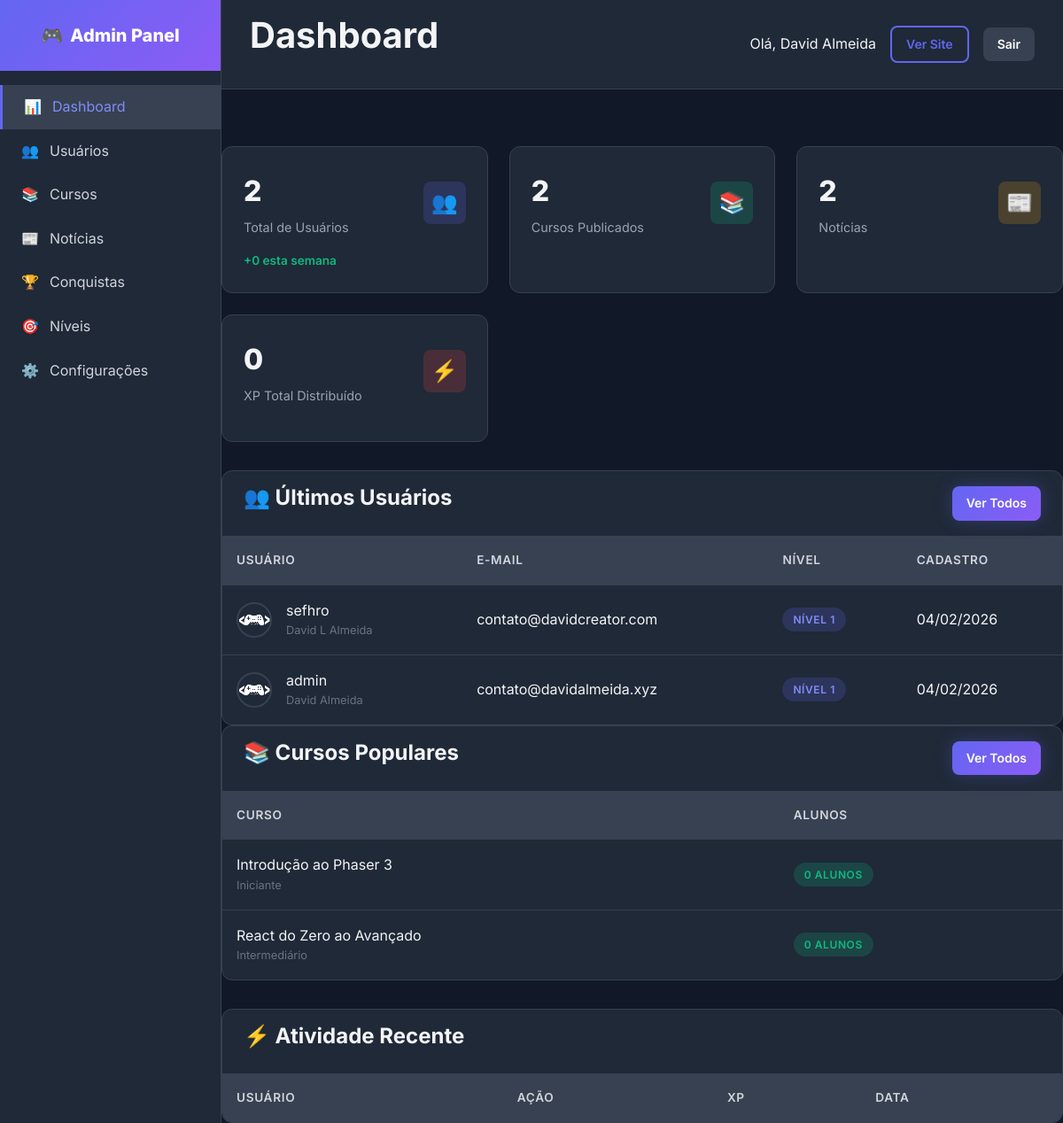
Page /admin/ (signed in) on the committed database.
### tables this page shows
CREATE TABLE IF NOT EXISTS `users` (
  `id` int NOT NULL AUTO_INCREMENT,
  `username` varchar(50) NOT NULL,
  `email` varchar(100) NOT NULL,
  `password` varchar(255) NOT NULL,
  `full_name` varchar(100) NOT NULL,
  `avatar` varchar(255) DEFAULT 'default.png',
  `role` enum('student','instructor','admin') DEFAULT 'student',
  `xp_total` int DEFAULT '0',
  `level` int DEFAULT '1',
  `streak_days` int DEFAULT '0',
  `last_activity` date DEFAULT NULL,
  `coins` int DEFAULT '0',
  `bio` text,
  `github_url` varchar(255) DEFAULT NULL,
  `linkedin_url` varchar(255) DEFAULT NULL,
  `is_active` tinyint(1) DEFAULT '1',
  `email_verified` tinyint(1) DEFAULT '0',
  `created_at` timestamp NULL DEFAULT CURRENT_TIMESTAMP,
  `updated_at` timestamp NULL DEFAULT CURRENT_TIMESTAMP ON UPDATE CURRENT_TIMESTAMP,
  PRIMARY KEY (`id`),
  UNIQUE KEY `username` (`username`),
  UNIQUE KEY `email` (`email`),
  KEY `idx_username` (`username`),
  KEY `idx_email` (`email`),
  KEY `idx_xp` (`xp_total`)
);

CREATE TABLE IF NOT EXISTS `courses` (
  `id` int NOT NULL AUTO_INCREMENT,
  `category_id` int DEFAULT NULL,
  `title` varchar(200) NOT NULL,
  `slug` varchar(200) NOT NULL,
  `description` text,
  `thumbnail` varchar(255) DEFAULT NULL,
  `difficulty` enum('beginner','intermediate','advanced') DEFAULT 'beginner',
  `estimated_hours` int DEFAULT '0',
  `xp_reward` int DEFAULT '100',
  `coin_reward` int DEFAULT '10',
  `is_free` tinyint(1) DEFAULT '0',
  `price` decimal(10,2) DEFAULT '0.00',
  `is_published` tinyint(1) DEFAULT '0',
  `instructor_id` int DEFAULT NULL,
  `total_students` int DEFAULT '0',
  `average_rating` decimal(3,2) DEFAULT '0.00',
  `created_at` timestamp NULL DEFAULT CURRENT_TIMESTAMP,
  `updated_at` timestamp NULL DEFAULT CURRENT_TIMESTAMP ON UPDATE CURRENT_TIMESTAMP,
  PRIMARY KEY (`id`),
  UNIQUE KEY `slug` (`slug`),
  KEY `category_id` (`category_id`),
  KEY `instructor_id` (`instructor_id`),
  KEY `idx_slug` (`slug`),
  KEY `idx_published` (`is_published`)
);

### includes/functions.php (called while the page is built, shortened)
<?php
if (!function_exists('url')) {
    function url(string $path = ''): string {
        $baseUrl = defined('BASE_URL') ? BASE_URL : 'http://localhost/gamedev-academy/';
        return rtrim($baseUrl, '/') . '/' . ltrim($path, '/');
    }
}
if (!function_exists('asset')) {
    function asset(string $path): string {
        $path = ltrim($path, '/');
        $protocol = (!empty($_SERVER['HTTPS']) && $_SERVER['HTTPS'] === 'on') ? 'https://' : 'http://';
        $host = $_SERVER['HTTP_HOST'] ?? 'localhost';
        $scriptName = $_SERVER['SCRIPT_NAME'];
        $pathParts = explode('/', trim($scriptName, '/'));
        $projectFolder = $pathParts[0] ?? '';
        if (!empty($projectFolder) && $projectFolder !== 'index.php') {
            return $protocol . $host . '/' . $projectFolder . '/assets/' . $path;
        }
        return $protocol . $host . '/assets/' . $path;
    }
}
if (!function_exists('escape')) {
    function escape(?string $string): string {
        return htmlspecialchars($string, ENT_QUOTES | ENT_HTML5, 'UTF-8');
    }
}
if (!function_exists('formatDate')) {
    function formatDate(?string $date, string $format = 'd/m/Y'): string {
        $timestamp = is_numeric($date) ? $date : strtotime($date);
        return date($format, $timestamp);
    }
}
if (!function_exists('getUserAvatar')) {
    function getUserAvatar(?string $avatar = null, string $username = '', int $size = 200): string {
        return asset('images/avatars/default.png');
    }
}
if (!function_exists('getAvatar')) {
    function getAvatar(?string $avatar = null, string $username = ''): string {
        return getUserAvatar($avatar, $username);
    }
}
if (!function_exists('getDifficultyText')) {
    function getDifficultyText(?string $difficulty): string {
        $texts = [
            'beginner' => 'Iniciante',
            'intermediate' => 'Intermediário',
            'advanced' => 'Avançado',
            'expert' => 'Expert'
        ];
        return $texts[$difficulty] ?? 'Iniciante';
    }
}
?>

### classes/Database.php (called while the page is built, shortened)
<?php
class Database {
    private static $instance = null;
    private $pdo;
    private function __construct() {
        try {
            $dsn = "mysql:host=" . DB_HOST . ";dbname=" . DB_NAME . ";charset=" . DB_CHARSET;
            $options = [
                PDO::ATTR_ERRMODE => PDO::ERRMODE_EXCEPTION,
                PDO::ATTR_DEFAULT_FETCH_MODE => PDO::FETCH_ASSOC,
                PDO::ATTR_EMULATE_PREPARES => false,
            ];
            $this->pdo = new PDO($dsn, DB_USER, DB_PASS, $options);
        } catch (PDOException $e) {
            die("Erro de conexão: " . $e->getMessage());
        }
    }
    public static function getInstance(): self {
        if (self::$instance === null) {
            self::$instance = new self();
        }
        return self::$instance;
    }
    public function query(string $sql, array $params = []): PDOStatement {
        $stmt = $this->pdo->prepare($sql);
        $stmt->execute($params);
        return $stmt;
    }
    public function fetch(string $sql, array $params = []): ?array {
        return $this->query($sql, $params)->fetch() ?: null;
    }
    public function fetchAll(string $sql, array $params = []): array {
        return $this->query($sql, $params)->fetchAll();
    }
}

### classes/Auth.php (called while the page is built, shortened)
<?php
require_once __DIR__ . '/Database.php';
require_once __DIR__ . '/User.php';
class Auth {
    private $user;
    public function __construct() {
        $this->user = new User();
    }
    public function isLoggedIn(): bool {
        if (isset($_SESSION['user_id'])) {
            return true;
        }
        return false;
    }
    public function getCurrentUser(): ?array {
        return $this->user->find($_SESSION['user_id']);
    }
    public function isAdmin(): bool {
        $user = $this->getCurrentUser();
        return $user && $user['role'] === 'admin';
    }
    public function requireAdmin(): void {
        if (!$this->isAdmin()) {
            header('Location: ' . SITE_URL . '/user/');
            exit;
        }
    }
}

### classes/User.php (called while the page is built, shortened)
<?php
class User {
    private $db;
    public function __construct() {
        $this->db = Database::getInstance();
    }
    public function find(int $id): ?array {
        return $this->db->fetch("SELECT * FROM users WHERE id = ?", [$id]);
    }
    public function getAll(int $limit = 50, int $offset = 0): array {
        return $this->db->fetchAll(
            "SELECT * FROM users ORDER BY created_at DESC LIMIT ? OFFSET ?",
            [$limit, $offset]
        );
    }
    public function count(): int {
        $result = $this->db->fetch("SELECT COUNT(*) as total FROM users");
        return (int) $result['total'];
    }
}

### classes/Course.php (called while the page is built, shortened)
<?php
class Course {
    private $db;
    public function __construct() {
        $this->db = Database::getInstance();
    }
    public function count(): int {
        $result = $this->db->fetch("SELECT COUNT(*) as total FROM courses");
        return (int) $result['total'];
    }
}

### classes/News.php (called while the page is built, shortened)
<?php
class News {
    private $db;
    private $table = 'news';
    private function initializeDatabase() {
        global $pdo, $conn, $db;
        if (isset($pdo) && $pdo instanceof PDO) {
            $this->db = $pdo;
        } elseif (isset($conn) && $conn instanceof PDO) {
            $this->db = $conn;
        } elseif (isset($db) && $db instanceof PDO) {
            $this->db = $db;
        } else {
            $this->createConnection();
        }
    }
    public function count($status = 'published') {
        try {
            $sql = "SELECT COUNT(*) FROM {$this->table}";
            if ($status !== 'all' && $this->columnExists($this->table, 'status')) {
                $sql .= " WHERE status = :status";
                $stmt = $this->db->prepare($sql);
                $stmt->execute(['status' => $status]);
            } else {
                $stmt = $this->db->prepare($sql);
                $stmt->execute();
            }
            return $stmt->fetchColumn();
        } catch (PDOException $e) {
            error_log("Erro ao contar notícias: " . $e->getMessage());
            return 0;
        }
    }
    private function columnExists($tableName, $columnName) {
        try {
            $result = $this->db->query("SHOW COLUMNS FROM {$tableName} LIKE '{$columnName}'");
            return $result->rowCount() > 0;
        } catch (PDOException $e) {
            return false;
        }
    }
}

### admin/index.php (the view, shortened to what this page needs)
<?php
$pageTitle = 'Dashboard';
include 'includes/header.php';
$db = Database::getInstance();
$userModel = new User();
$courseModel = new Course();
$newsModel = new News();
$totalUsers = $userModel->count();
$totalCourses = $courseModel->count();
$totalNews = $newsModel->count();
$newUsers = $db->fetch(
    "SELECT COUNT(*) as total FROM users WHERE created_at >= DATE_SUB(NOW(), INTERVAL 7 DAY)"
)['total'];
$latestUsers = $userModel->getAll(5);
$popularCourses = $db->fetchAll(
    "SELECT c.*, COUNT(e.id) as enrollments
     FROM courses c
     LEFT JOIN enrollments e ON c.id = e.course_id
     GROUP BY c.id
     ORDER BY enrollments DESC
     LIMIT 5"
);
?>
<div class="admin-stats">
    <div class="admin-stat-card">
        <div class="admin-stat-header">
            <div>
                <div class="admin-stat-value"><?= number_format($totalUsers) ?></div>
                <div class="admin-stat-label">Total de Usuários</div>
            </div>
            <div class="admin-stat-icon primary">👥</div>
        </div>
        <div class="admin-stat-change positive">
            +<?= $newUsers ?> esta semana
        </div>
    </div>
    <div class="admin-stat-card">
        <div class="admin-stat-header">
            <div>
                <div class="admin-stat-value"><?= $totalCourses ?></div>
                <div class="admin-stat-label">Cursos Publicados</div>
            </div>
            <div class="admin-stat-icon success">📚</div>
        </div>
    </div>
    <div class="admin-stat-card">
        <div class="admin-stat-header">
            <div>
                <div class="admin-stat-value"><?= $totalNews ?></div>
                <div class="admin-stat-label">Notícias</div>
            </div>
            <div class="admin-stat-icon warning">📰</div>
        </div>
    </div>
    <div class="admin-stat-card">
        <div class="admin-stat-header">
            <div>
                <?php
                $totalXP = $db->fetch("SELECT SUM(xp_total) as total FROM users")['total'];
                ?>
                <div class="admin-stat-value"><?= number_format($totalXP ?? 0) ?></div>
                <div class="admin-stat-label">XP Total Distribuído</div>
            </div>
            <div class="admin-stat-icon danger">⚡</div>
        </div>
    </div>
</div>
<div class="dashboard-grid">
    <div class="admin-table-container">
        <div class="admin-table-header">
            <h3>👥 Últimos Usuários</h3>
            <a href="<?= url('admin/users/users.php') ?>" class="btn btn-sm btn-primary">Ver Todos</a>
        </div>
        <table class="admin-table">
            <thead>
                <tr>
                    <th>Usuário</th>
                    <th>E-mail</th>
                    <th>Nível</th>
                    <th>Cadastro</th>
                </tr>
            </thead>
            <tbody>
                <?php foreach ($latestUsers as $user): ?>
                <tr>
                    <td>
                        <div class="d-flex align-center gap-2">
                            <img src="<?= getAvatar($user['avatar']) ?>" alt="" class="avatar">
                            <div>
                                <div><?= escape($user['username']) ?></div>
                                <div style="font-size: 0.8rem; color: var(--gray-500);">
                                    <?= escape($user['full_name']) ?>
                                </div>
                            </div>
                        </div>
                    </td>
                    <td><?= escape($user['email']) ?></td>
                    <td>
                        <span class="badge badge-primary">Nível <?= $user['level'] ?></span>
                    </td>
                    <td><?= formatDate($user['created_at']) ?></td>
                </tr>
                <?php endforeach; ?>
            </tbody>
        </table>
    </div>
    <div class="admin-table-container">
        <div class="admin-table-header">
            <h3>📚 Cursos Populares</h3>
            <a href="<?= url('admin/courses/courses.php') ?>" class="btn btn-sm btn-primary">Ver Todos</a>
        </div>
        <table class="admin-table">
            <thead>
                <tr>
                    <th>Curso</th>
                    <th>Alunos</th>
                </tr>
            </thead>
            <tbody>
                <?php foreach ($popularCourses as $course): ?>
                <tr>
                    <td>
                        <div>
                            <div><?= escape($course['title']) ?></div>
                            <div style="font-size: 0.8rem; color: var(--gray-500);">
                                <?= getDifficultyText($course['difficulty']) ?>
                            </div>
                        </div>
                    </td>
                    <td>
                        <span class="badge badge-success"><?= $course['enrollments'] ?> alunos</span>
                    </td>
                </tr>
                <?php endforeach; ?>
            </tbody>
        </table>
    </div>
</div>
<div class="admin-table-container mt-4">
    <div class="admin-table-header">
        <h3>⚡ Atividade Recente</h3>
    </div>
    <table class="admin-table">
        <thead>
            <tr>
                <th>Usuário</th>
                <th>Ação</th>
                <th>XP</th>
                <th>Data</th>
            </tr>
        </thead>
    </table>
</div>
<?php include 'includes/footer.php'; ?>

### admin/includes/header.php (shortened to what this page needs)
<?php
require_once __DIR__ . '/../../config/database.php';
require_once __DIR__ . '/../../classes/Database.php';
require_once __DIR__ . '/../../classes/User.php';
require_once __DIR__ . '/../../classes/Auth.php';
require_once __DIR__ . '/../../classes/Course.php';
require_once __DIR__ . '/../../classes/News.php';
require_once __DIR__ . '/../../includes/functions.php';
$auth = new Auth();
$auth->requireAdmin();
$currentUser = $auth->getCurrentUser();
?>
<!DOCTYPE html>
<html lang="pt-BR">
<head>
    <link rel="stylesheet" href="<?= asset('css/main.css') ?>">
    <link rel="stylesheet" href="<?= asset('css/admin.css') ?>">
<?php
    if (class_exists('EditorJSLoader')) {
        EditorJSLoader::renderStyles();
    }
?>
</head>
<body>
    <div class="admin-layout">
        <?php include __DIR__ . '/sidebar.php'; ?>
        <main class="admin-main">
            <div class="admin-header">
                <h1><?= $pageTitle ?? 'Dashboard' ?></h1>
                <div class="d-flex align-center gap-2">
                    <span>Olá, <?= escape($currentUser['full_name']) ?></span>
                    <a href="<?= url() ?>" class="btn btn-sm btn-outline">Ver Site</a>
                    <a href="<?= url('logout.php') ?>" class="btn btn-sm btn-secondary">Sair</a>
                </div>
            </div>
            <div class="admin-content"></div>

### rows in the picture
users: full_name "David Almeida", avatar (placeholder picture), username "admin", email "contato@davidalmeida.xyz", level "1", created_at "04/02/2026"
users: username "sefhro", full_name "David L Almeida", email "contato@davidcreator.com", level "1", created_at "04/02/2026"
courses: title "Introdução ao Phaser 3", difficulty "Iniciante", enrollments "0"
courses: title "React do Zero ao Avançado", difficulty "Intermediário", enrollments "0"

### other values in the picture
$pageTitle "Dashboard"
$totalUsers "2"
$newUsers "0"
$totalCourses "2"
$totalNews "2"
$totalXP "0"
